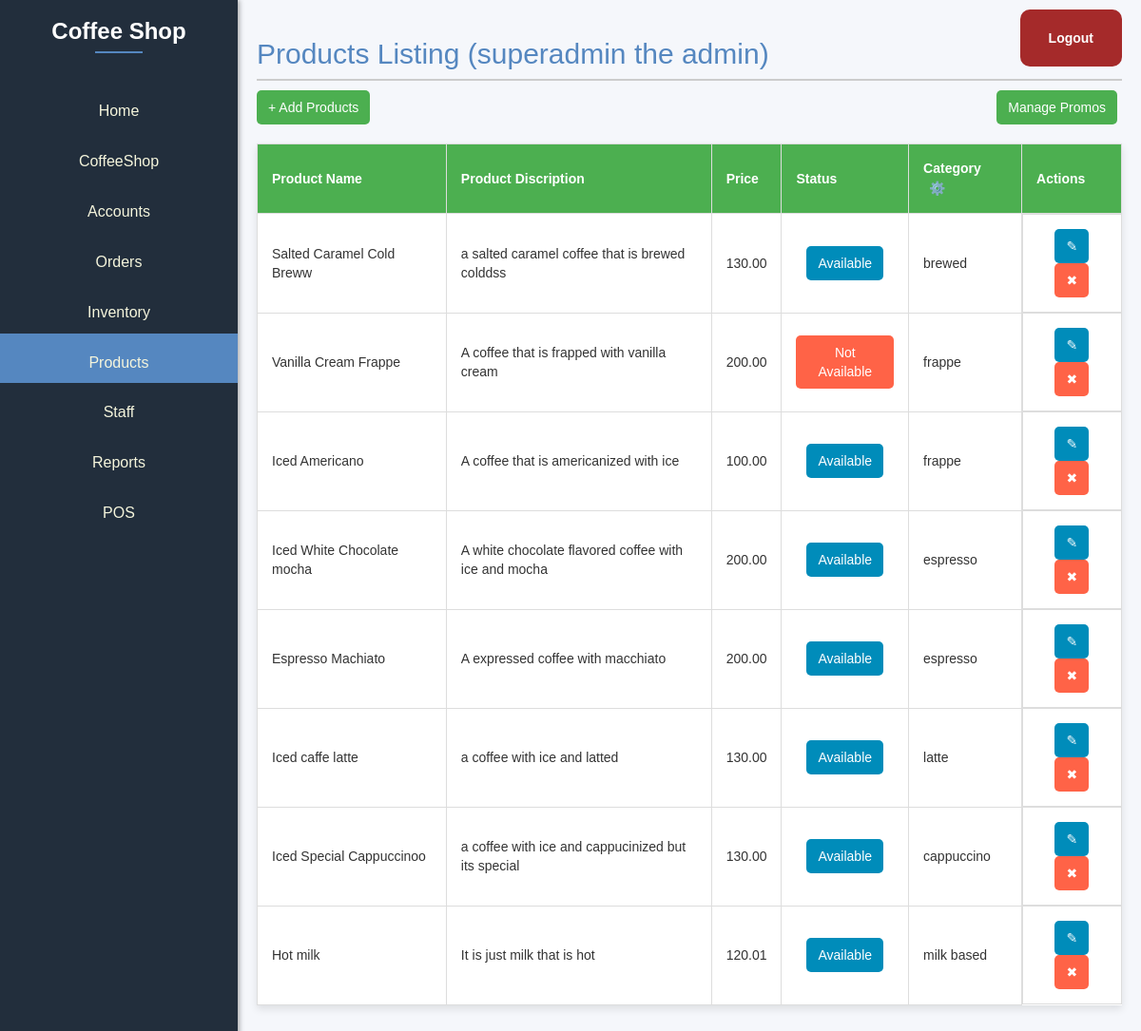
Screenshot of /Dashboard/Products.php (signed in) with the database file from the repository.
### tables this page shows
CREATE TABLE `tblproducts` (
  `product_id` int(11) NOT NULL,
  `product_name` varchar(255) NOT NULL,
  `product_description` text DEFAULT NULL,
  `price` decimal(10,2) NOT NULL,
  `image` varchar(255) DEFAULT NULL,
  `status` varchar(20) DEFAULT NULL,
  `category` varchar(50) DEFAULT NULL
);

### public/Dashboard/Products.php (the view, shortened to what this page needs)
<?php
$servername = "127.0.0.1";
$user = "root";
$pass = "";
$dbname = "coffeeshop_db";
try {
    $pdo = new PDO("mysql:host=$servername;dbname=$dbname", $user, $pass);
    $pdo->setAttribute(PDO::ATTR_ERRMODE, PDO::ERRMODE_EXCEPTION);
} catch (PDOException $e) {
    die("Database connection failed: " . $e->getMessage());
}
$sql = "SELECT * FROM tblproducts";
$statement = $pdo->prepare($sql);
$statement->execute();
$productsData = $statement->fetchAll(PDO::FETCH_ASSOC);
?>
<!DOCTYPE html>
<html lang="en">
<head>
    <link rel="stylesheet" href="https://maxcdn.bootstrapcdn.com/font-awesome/4.7.0/css/font-awesome.min.css">
    <link rel="stylesheet" href="https://maxcdn.bootstrapcdn.com/bootstrap/3.3.7/css/bootstrap.min.css">
    <link rel="stylesheet" href="dashboard.css" />
</head>
<body>
    <div class="dashboard">
        <div class="sidebar">
            <h1>Coffee Shop</h1>
            <ul>
                <li><a href="dashboard.php">Home</a></li>
                <li><a href="coffeeshop_info.php">CoffeeShop</a></li>
                <li><a href="accounts.php">Accounts</a></li>
                <li><a href="Orders.php">Orders</a></li>
                <li><a href="Inventory.php">Inventory</a></li>
                <li style="background-color: var(--primary-color);"><a href="Products.php">Products</a></li>
                <li><a href="Staff.php">Staff</a></li>
                <li><a href="Reports.php">Reports</a></li>
                <li><a href="../POS front-end/Main.php">POS</a></li>
            </ul>
        </div>
        <div class="top-right">
            <a href="logout.php" class="login-button">Logout</a>
        </div>
        <div class="content">
            <h2>Products Listing
                <?php echo " (" . $_SESSION['username'] . " the " . $_SESSION['position'] . ") " ?>
            </h2>
            <div style="display: flex; justify-content: space-between;">
                <button type="button" class="button add-button" id="addForm">+ Add
                    Products</button>
                <button type="button" class="button add-button" id="managePromosBtn" style="margin-left: auto;">Manage
                    Promos</button>
            </div>
            <div>
                <table>
                    <thead>
                        <tr>
                            <th>Product Name</th>
                            <th>Product Discription</th>
                            <th>Price</th>
                            <th>Status</th>
                            <th>Category<button type="button" id="categoryProduct" onclick="toggleForm()" style="background-color:transparent; border:none; padding:none;">⚙️</button>
                            </th>
                            <th>Actions</th>
                        </tr>
                    </thead>
                    <tbody>
                        <?php foreach ($productsData as $products) : ?>
                            <tr>
                                <td>
                                    <?= $products['product_name'] ?>
                                </td>
                                <td>
                                    <?= $products['product_description'] ?>
                                </td>
                                <td style="text-align:center;">
                                    <?= $products['price'] ?>
                                </td>
                                <?php if ($products['status'] == NULL) : ?>
                                    <td style="text-align:center;">
                                        <button type="button" class="button add-button" onclick="toggleIngredientForm('ingredientsForm<?= $products['product_id'] ?>')">Insert
                                            Ingredients</button>
                                    </td>
                                <?php else : ?>
                                    <td style="text-align:center;">
                                        <?php if ($products['status'] == "Available") : ?>
                                            <button type="button" class="button edit-button" onclick="toggleIngredientsList('ingredientsList<?= $products['product_id'] ?>')">
                                                <?= $products['status'] ?>
                                            </button>
                                        <?php else : ?>
                                            <button type="button" class="button delete-button" onclick="toggleIngredientsList('ingredientsList<?= $products['product_id'] ?>')">
                                                <?= $products['status'] ?>
                                            </button>
                                        <?php endif; ?>
                                    </td>
                                <?php endif; ?>
                                <td>
                                    <?= $products['category'] ?>
                                </td>
                                <td class="action-buttons" style="text-align:center;">
                                    <form method="post" action="" class="button-form">
                                        <button type="button" class="button edit-button" onclick="toggleEditFormy('editForm<?= $products['product_id'] ?>')">✎</button>
                                        <button type="submit" name="submit_delete" class="button delete-button">✖</button>
                                    </form>
                                </td>
                            </tr>
                        <?php endforeach; ?>
                    </tbody>
                </table>
            </div>
            <br><br>
        </div>
    </div>
</body>
</html>

### public/Dashboard/dashboard.css (style rules this page uses)
:root { --primary-color: #5587c0; --secondary-color: #222E3C; --background-color: #F5F5DC; --text-color: #ffff; --button-color: #A52A2A; }
body, html { margin: 0; padding: 0; font-family: Arial, sans-serif; height: 100%; background-color: #F5F7FB; }
.dashboard { display: flex; height: 100%; }
.sidebar { width: 250px; background-color: var(--secondary-color); color: var(--text-color); padding: 0; box-shadow: 2px 0 5px rgba(0, 0, 0, 0.3); position: fixed; height: 100%; top: 0; left: 0; overflow-y: auto; display: flex; flex-direction: column; }
.sidebar h1 { text-align: center; margin-bottom: 40px; position: relative; font-size: 24px; font-weight: 600; }
.sidebar h1::after { content: ''; display: block; width: 50px; height: 2px; background-color: var(--primary-color); position: absolute; bottom: -10px; left: calc(50% - 25px); }
.sidebar ul { list-style-type: none; text-align: center; padding: 0; }
.sidebar ul li { margin: 0 !important; padding-top: 10px !important; }
.sidebar ul li a { display: flex; justify-content: center; align-items: center; padding: 10px; color: #F5F5DC; text-decoration: none; font-size: 16px; transition: 0.3s; }
.content { background-color: #F5F7FB; margin-left: 250px; padding: 20px; width: calc(100% - 250px); }
.content h2 { color: var(--primary-color); border-bottom: 2px solid #ccc; padding-bottom: 10px; }
.top-right { position: absolute; top: 10px; right: 10px; }
.login-button { background-color: var(--button-color); color: white; padding: 20px 30px; margin-right: 10px; text-decoration: none; border-radius: 10px; font-weight: bold; transition: background-color 0.3s; display: inline-block; }

### public/Dashboard/Products.php (style rules this page uses)
body { font-family: Arial, sans-serif; background-color: #F5F5DC; }
table { width: 100%; margin: 20px auto; border-collapse: collapse; box-shadow: 0 4px 8px rgba(0, 0, 0, 0.1); background-color: #fff; color: #333; }
th { background-color: #4caf50; color: #fff; }
.button.add-button { background-color: #4CAF50; color: white; margin-right: 5px; }
.button.edit-button { background-color: #008CBA; color: white; }
.button.delete-button { background-color: #FF6347; color: white; }
.action-buttons { display: flex; }
.button-form { display: table-row; text-align: center; vertical-align: middle; }

### rows the page displays
tblproducts: product_name "Salted Caramel Cold Breww", product_description "a salted caramel coffee that is brewed colddss", price "130.00", status "Available", category "brewed"
tblproducts: product_name "Vanilla Cream Frappe", product_description "A coffee that is frapped with vanilla cream", price "200.00", status "Not Available", category "frappe"
tblproducts: product_name "Iced Americano", product_description "A coffee that is americanized with ice", price "100.00", status "Available", category "frappe"
tblproducts: product_name "Iced White Chocolate mocha", product_description "A white chocolate flavored coffee with ice and mocha", price "200.00", status "Available", category "espresso"
tblproducts: product_name "Espresso Machiato", product_description "A expressed coffee with macchiato", price "200.00", status "Available", category "espresso"
tblproducts: product_name "Iced caffe latte", product_description "a coffee with ice and latted", price "130.00", status "Available", category "latte"
tblproducts: product_name "Iced Special Cappuccinoo", product_description "a coffee with ice and cappucinized but its special", price "130.00", status "Available", category "cappuccino"
tblproducts: product_name "Hot milk", product_description "It is just milk that is hot", price "120.01", status "Available", category "milk based"

### other values shown
$_SESSION['username'] "superadmin"
$_SESSION['position'] "admin"
